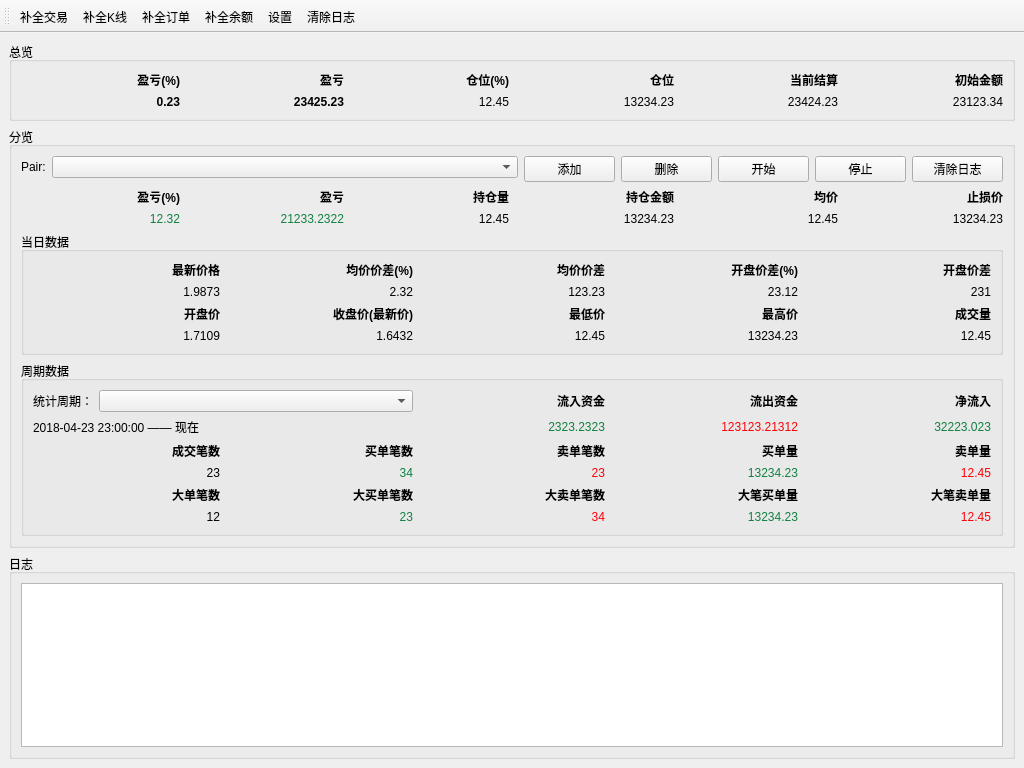
<?xml version="1.0" encoding="UTF-8"?>
<ui version="4.0">
 <class>MainWindow</class>
 <widget class="QMainWindow" name="MainWindow">
  <property name="geometry">
   <rect>
    <x>0</x>
    <y>0</y>
    <width>1024</width>
    <height>768</height>
   </rect>
  </property>
  <property name="windowTitle">
   <string>OKEx Dashboard</string>
  </property>
  <widget class="QWidget" name="centralwidget">
   <layout class="QVBoxLayout" name="verticalLayout_3">
    <item>
     <widget class="QGroupBox" name="groupBox">
      <property name="title">
       <string>总览</string>
      </property>
      <layout class="QHBoxLayout" name="horizontalLayout_5">
       <item>
        <layout class="QGridLayout" name="gridLayout">
         <item row="0" column="0">
          <widget class="QLabel" name="label_6">
           <property name="font">
            <font>
             <weight>75</weight>
             <bold>true</bold>
            </font>
           </property>
           <property name="text">
            <string>盈亏(%)</string>
           </property>
           <property name="alignment">
            <set>Qt::AlignRight|Qt::AlignTrailing|Qt::AlignVCenter</set>
           </property>
          </widget>
         </item>
         <item row="0" column="1">
          <widget class="QLabel" name="label_5">
           <property name="font">
            <font>
             <weight>75</weight>
             <bold>true</bold>
            </font>
           </property>
           <property name="text">
            <string>盈亏</string>
           </property>
           <property name="alignment">
            <set>Qt::AlignRight|Qt::AlignTrailing|Qt::AlignVCenter</set>
           </property>
          </widget>
         </item>
         <item row="0" column="2">
          <widget class="QLabel" name="label_2">
           <property name="font">
            <font>
             <weight>75</weight>
             <bold>true</bold>
            </font>
           </property>
           <property name="text">
            <string>仓位(%)</string>
           </property>
           <property name="alignment">
            <set>Qt::AlignRight|Qt::AlignTrailing|Qt::AlignVCenter</set>
           </property>
          </widget>
         </item>
         <item row="0" column="3">
          <widget class="QLabel" name="label">
           <property name="font">
            <font>
             <weight>75</weight>
             <bold>true</bold>
            </font>
           </property>
           <property name="text">
            <string>仓位</string>
           </property>
           <property name="alignment">
            <set>Qt::AlignRight|Qt::AlignTrailing|Qt::AlignVCenter</set>
           </property>
          </widget>
         </item>
         <item row="0" column="4">
          <widget class="QLabel" name="label_4">
           <property name="font">
            <font>
             <weight>75</weight>
             <bold>true</bold>
            </font>
           </property>
           <property name="text">
            <string>当前结算</string>
           </property>
           <property name="alignment">
            <set>Qt::AlignRight|Qt::AlignTrailing|Qt::AlignVCenter</set>
           </property>
          </widget>
         </item>
         <item row="0" column="5">
          <widget class="QLabel" name="label_3">
           <property name="font">
            <font>
             <weight>75</weight>
             <bold>true</bold>
            </font>
           </property>
           <property name="text">
            <string>初始金额</string>
           </property>
           <property name="alignment">
            <set>Qt::AlignRight|Qt::AlignTrailing|Qt::AlignVCenter</set>
           </property>
          </widget>
         </item>
         <item row="1" column="0">
          <widget class="QLabel" name="total_profit_percent_label">
           <property name="font">
            <font>
             <weight>75</weight>
             <bold>true</bold>
            </font>
           </property>
           <property name="text">
            <string>0.23</string>
           </property>
           <property name="alignment">
            <set>Qt::AlignRight|Qt::AlignTrailing|Qt::AlignVCenter</set>
           </property>
          </widget>
         </item>
         <item row="1" column="1">
          <widget class="QLabel" name="total_profit_usdt_label">
           <property name="font">
            <font>
             <weight>75</weight>
             <bold>true</bold>
            </font>
           </property>
           <property name="text">
            <string>23425.23</string>
           </property>
           <property name="alignment">
            <set>Qt::AlignRight|Qt::AlignTrailing|Qt::AlignVCenter</set>
           </property>
          </widget>
         </item>
         <item row="1" column="2">
          <widget class="QLabel" name="total_position_percent_label">
           <property name="text">
            <string>12.45</string>
           </property>
           <property name="alignment">
            <set>Qt::AlignRight|Qt::AlignTrailing|Qt::AlignVCenter</set>
           </property>
          </widget>
         </item>
         <item row="1" column="3">
          <widget class="QLabel" name="total_postion_usdt_label">
           <property name="text">
            <string>13234.23</string>
           </property>
           <property name="alignment">
            <set>Qt::AlignRight|Qt::AlignTrailing|Qt::AlignVCenter</set>
           </property>
          </widget>
         </item>
         <item row="1" column="4">
          <widget class="QLabel" name="total_settle_label">
           <property name="text">
            <string>23424.23</string>
           </property>
           <property name="alignment">
            <set>Qt::AlignRight|Qt::AlignTrailing|Qt::AlignVCenter</set>
           </property>
          </widget>
         </item>
         <item row="1" column="5">
          <widget class="QLabel" name="init_balance_label">
           <property name="text">
            <string>23123.34</string>
           </property>
           <property name="alignment">
            <set>Qt::AlignRight|Qt::AlignTrailing|Qt::AlignVCenter</set>
           </property>
          </widget>
         </item>
        </layout>
       </item>
      </layout>
     </widget>
    </item>
    <item>
     <widget class="QGroupBox" name="groupBox_2">
      <property name="title">
       <string>分览</string>
      </property>
      <layout class="QVBoxLayout" name="verticalLayout">
       <item>
        <layout class="QHBoxLayout" name="horizontalLayout">
         <item>
          <layout class="QFormLayout" name="formLayout">
           <property name="sizeConstraint">
            <enum>QLayout::SetMinimumSize</enum>
           </property>
           <item row="0" column="0">
            <widget class="QLabel" name="pairLabel_2">
             <property name="text">
              <string>Pair:</string>
             </property>
            </widget>
           </item>
           <item row="0" column="1">
            <widget class="QComboBox" name="pair_combobox"/>
           </item>
          </layout>
         </item>
         <item>
          <widget class="QPushButton" name="add_button">
           <property name="minimumSize">
            <size>
             <width>91</width>
             <height>0</height>
            </size>
           </property>
           <property name="maximumSize">
            <size>
             <width>91</width>
             <height>16777215</height>
            </size>
           </property>
           <property name="text">
            <string>添加</string>
           </property>
          </widget>
         </item>
         <item>
          <widget class="QPushButton" name="del_button">
           <property name="maximumSize">
            <size>
             <width>91</width>
             <height>16777215</height>
            </size>
           </property>
           <property name="text">
            <string>删除</string>
           </property>
          </widget>
         </item>
         <item>
          <widget class="QPushButton" name="start_button">
           <property name="maximumSize">
            <size>
             <width>91</width>
             <height>16777215</height>
            </size>
           </property>
           <property name="text">
            <string>开始</string>
           </property>
          </widget>
         </item>
         <item>
          <widget class="QPushButton" name="stop_button">
           <property name="maximumSize">
            <size>
             <width>91</width>
             <height>16777215</height>
            </size>
           </property>
           <property name="text">
            <string>停止</string>
           </property>
          </widget>
         </item>
         <item>
          <widget class="QPushButton" name="clear_button">
           <property name="maximumSize">
            <size>
             <width>91</width>
             <height>16777215</height>
            </size>
           </property>
           <property name="text">
            <string>清除日志</string>
           </property>
          </widget>
         </item>
        </layout>
       </item>
       <item>
        <layout class="QGridLayout" name="gridLayout_2">
         <item row="0" column="0">
          <widget class="QLabel" name="label_22">
           <property name="font">
            <font>
             <weight>75</weight>
             <bold>true</bold>
            </font>
           </property>
           <property name="text">
            <string>盈亏(%)</string>
           </property>
           <property name="alignment">
            <set>Qt::AlignRight|Qt::AlignTrailing|Qt::AlignVCenter</set>
           </property>
          </widget>
         </item>
         <item row="0" column="1">
          <widget class="QLabel" name="label_23">
           <property name="font">
            <font>
             <weight>75</weight>
             <bold>true</bold>
            </font>
           </property>
           <property name="text">
            <string>盈亏</string>
           </property>
           <property name="alignment">
            <set>Qt::AlignRight|Qt::AlignTrailing|Qt::AlignVCenter</set>
           </property>
          </widget>
         </item>
         <item row="0" column="2">
          <widget class="QLabel" name="label_14">
           <property name="font">
            <font>
             <weight>75</weight>
             <bold>true</bold>
            </font>
           </property>
           <property name="text">
            <string>持仓量</string>
           </property>
           <property name="alignment">
            <set>Qt::AlignRight|Qt::AlignTrailing|Qt::AlignVCenter</set>
           </property>
          </widget>
         </item>
         <item row="0" column="3">
          <widget class="QLabel" name="label_15">
           <property name="font">
            <font>
             <weight>75</weight>
             <bold>true</bold>
            </font>
           </property>
           <property name="text">
            <string>持仓金额</string>
           </property>
           <property name="alignment">
            <set>Qt::AlignRight|Qt::AlignTrailing|Qt::AlignVCenter</set>
           </property>
          </widget>
         </item>
         <item row="0" column="4">
          <widget class="QLabel" name="label_18">
           <property name="font">
            <font>
             <weight>75</weight>
             <bold>true</bold>
            </font>
           </property>
           <property name="text">
            <string>均价</string>
           </property>
           <property name="alignment">
            <set>Qt::AlignRight|Qt::AlignTrailing|Qt::AlignVCenter</set>
           </property>
          </widget>
         </item>
         <item row="0" column="5">
          <widget class="QLabel" name="label_19">
           <property name="font">
            <font>
             <weight>75</weight>
             <bold>true</bold>
            </font>
           </property>
           <property name="text">
            <string>止损价</string>
           </property>
           <property name="alignment">
            <set>Qt::AlignRight|Qt::AlignTrailing|Qt::AlignVCenter</set>
           </property>
          </widget>
         </item>
         <item row="1" column="0">
          <widget class="QLabel" name="coin_profit_percent_label">
           <property name="styleSheet">
            <string notr="true">color: rgb(16, 128, 64);</string>
           </property>
           <property name="text">
            <string>12.32</string>
           </property>
           <property name="alignment">
            <set>Qt::AlignRight|Qt::AlignTrailing|Qt::AlignVCenter</set>
           </property>
          </widget>
         </item>
         <item row="1" column="1">
          <widget class="QLabel" name="coin_profit_usdt_label">
           <property name="styleSheet">
            <string notr="true">color: rgb(16, 128, 64);</string>
           </property>
           <property name="text">
            <string>21233.2322</string>
           </property>
           <property name="alignment">
            <set>Qt::AlignRight|Qt::AlignTrailing|Qt::AlignVCenter</set>
           </property>
          </widget>
         </item>
         <item row="1" column="2">
          <widget class="QLabel" name="coin_position_amount_label">
           <property name="text">
            <string>12.45</string>
           </property>
           <property name="alignment">
            <set>Qt::AlignRight|Qt::AlignTrailing|Qt::AlignVCenter</set>
           </property>
          </widget>
         </item>
         <item row="1" column="3">
          <widget class="QLabel" name="coin_position_usdt_label">
           <property name="text">
            <string>13234.23</string>
           </property>
           <property name="alignment">
            <set>Qt::AlignRight|Qt::AlignTrailing|Qt::AlignVCenter</set>
           </property>
          </widget>
         </item>
         <item row="1" column="4">
          <widget class="QLabel" name="coin_average_label">
           <property name="text">
            <string>12.45</string>
           </property>
           <property name="alignment">
            <set>Qt::AlignRight|Qt::AlignTrailing|Qt::AlignVCenter</set>
           </property>
          </widget>
         </item>
         <item row="1" column="5">
          <widget class="QLabel" name="coin_stop_loss_label">
           <property name="text">
            <string>13234.23</string>
           </property>
           <property name="alignment">
            <set>Qt::AlignRight|Qt::AlignTrailing|Qt::AlignVCenter</set>
           </property>
          </widget>
         </item>
        </layout>
       </item>
       <item>
        <widget class="QGroupBox" name="groupBox_6">
         <property name="title">
          <string>当日数据</string>
         </property>
         <layout class="QHBoxLayout" name="horizontalLayout_4">
          <item>
           <layout class="QGridLayout" name="gridLayout_4">
            <item row="3" column="4">
             <widget class="QLabel" name="coin_vol_label">
              <property name="text">
               <string>12.45</string>
              </property>
              <property name="alignment">
               <set>Qt::AlignRight|Qt::AlignTrailing|Qt::AlignVCenter</set>
              </property>
             </widget>
            </item>
            <item row="3" column="3">
             <widget class="QLabel" name="coin_highest_label">
              <property name="text">
               <string>13234.23</string>
              </property>
              <property name="alignment">
               <set>Qt::AlignRight|Qt::AlignTrailing|Qt::AlignVCenter</set>
              </property>
             </widget>
            </item>
            <item row="2" column="1">
             <widget class="QLabel" name="label_82">
              <property name="font">
               <font>
                <weight>75</weight>
                <bold>true</bold>
               </font>
              </property>
              <property name="text">
               <string>收盘价(最新价)</string>
              </property>
              <property name="alignment">
               <set>Qt::AlignRight|Qt::AlignTrailing|Qt::AlignVCenter</set>
              </property>
             </widget>
            </item>
            <item row="2" column="4">
             <widget class="QLabel" name="label_85">
              <property name="font">
               <font>
                <weight>75</weight>
                <bold>true</bold>
               </font>
              </property>
              <property name="text">
               <string>成交量</string>
              </property>
              <property name="alignment">
               <set>Qt::AlignRight|Qt::AlignTrailing|Qt::AlignVCenter</set>
              </property>
             </widget>
            </item>
            <item row="3" column="0">
             <widget class="QLabel" name="coin_open_label">
              <property name="text">
               <string>1.7109</string>
              </property>
              <property name="alignment">
               <set>Qt::AlignRight|Qt::AlignTrailing|Qt::AlignVCenter</set>
              </property>
             </widget>
            </item>
            <item row="3" column="1">
             <widget class="QLabel" name="coin_close_label">
              <property name="text">
               <string>1.6432</string>
              </property>
              <property name="alignment">
               <set>Qt::AlignRight|Qt::AlignTrailing|Qt::AlignVCenter</set>
              </property>
             </widget>
            </item>
            <item row="2" column="3">
             <widget class="QLabel" name="label_84">
              <property name="font">
               <font>
                <weight>75</weight>
                <bold>true</bold>
               </font>
              </property>
              <property name="text">
               <string>最高价</string>
              </property>
              <property name="alignment">
               <set>Qt::AlignRight|Qt::AlignTrailing|Qt::AlignVCenter</set>
              </property>
             </widget>
            </item>
            <item row="2" column="2">
             <widget class="QLabel" name="label_83">
              <property name="font">
               <font>
                <weight>75</weight>
                <bold>true</bold>
               </font>
              </property>
              <property name="text">
               <string>最低价</string>
              </property>
              <property name="alignment">
               <set>Qt::AlignRight|Qt::AlignTrailing|Qt::AlignVCenter</set>
              </property>
             </widget>
            </item>
            <item row="1" column="2">
             <widget class="QLabel" name="coin_avg_diff_usdt_label">
              <property name="text">
               <string>123.23</string>
              </property>
              <property name="alignment">
               <set>Qt::AlignRight|Qt::AlignTrailing|Qt::AlignVCenter</set>
              </property>
             </widget>
            </item>
            <item row="1" column="3">
             <widget class="QLabel" name="coin_open_diff_percent_label">
              <property name="text">
               <string>23.12</string>
              </property>
              <property name="alignment">
               <set>Qt::AlignRight|Qt::AlignTrailing|Qt::AlignVCenter</set>
              </property>
             </widget>
            </item>
            <item row="0" column="3">
             <widget class="QLabel" name="label_74">
              <property name="font">
               <font>
                <weight>75</weight>
                <bold>true</bold>
               </font>
              </property>
              <property name="text">
               <string>开盘价差(%)</string>
              </property>
              <property name="alignment">
               <set>Qt::AlignRight|Qt::AlignTrailing|Qt::AlignVCenter</set>
              </property>
             </widget>
            </item>
            <item row="1" column="4">
             <widget class="QLabel" name="coin_open_diff_usdt_label">
              <property name="text">
               <string>231</string>
              </property>
              <property name="alignment">
               <set>Qt::AlignRight|Qt::AlignTrailing|Qt::AlignVCenter</set>
              </property>
             </widget>
            </item>
            <item row="0" column="2">
             <widget class="QLabel" name="label_73">
              <property name="font">
               <font>
                <weight>75</weight>
                <bold>true</bold>
               </font>
              </property>
              <property name="text">
               <string>均价价差</string>
              </property>
              <property name="alignment">
               <set>Qt::AlignRight|Qt::AlignTrailing|Qt::AlignVCenter</set>
              </property>
             </widget>
            </item>
            <item row="0" column="0">
             <widget class="QLabel" name="label_71">
              <property name="font">
               <font>
                <weight>75</weight>
                <bold>true</bold>
               </font>
              </property>
              <property name="text">
               <string>最新价格</string>
              </property>
              <property name="alignment">
               <set>Qt::AlignRight|Qt::AlignTrailing|Qt::AlignVCenter</set>
              </property>
             </widget>
            </item>
            <item row="2" column="0">
             <widget class="QLabel" name="label_81">
              <property name="font">
               <font>
                <weight>75</weight>
                <bold>true</bold>
               </font>
              </property>
              <property name="text">
               <string>开盘价</string>
              </property>
              <property name="alignment">
               <set>Qt::AlignRight|Qt::AlignTrailing|Qt::AlignVCenter</set>
              </property>
             </widget>
            </item>
            <item row="0" column="4">
             <widget class="QLabel" name="label_75">
              <property name="font">
               <font>
                <weight>75</weight>
                <bold>true</bold>
               </font>
              </property>
              <property name="text">
               <string>开盘价差</string>
              </property>
              <property name="alignment">
               <set>Qt::AlignRight|Qt::AlignTrailing|Qt::AlignVCenter</set>
              </property>
             </widget>
            </item>
            <item row="1" column="0">
             <widget class="QLabel" name="coin_ticker_price_label">
              <property name="text">
               <string>1.9873</string>
              </property>
              <property name="alignment">
               <set>Qt::AlignRight|Qt::AlignTrailing|Qt::AlignVCenter</set>
              </property>
             </widget>
            </item>
            <item row="1" column="1">
             <widget class="QLabel" name="coin_avg_diff_percent_label">
              <property name="text">
               <string>2.32</string>
              </property>
              <property name="alignment">
               <set>Qt::AlignRight|Qt::AlignTrailing|Qt::AlignVCenter</set>
              </property>
             </widget>
            </item>
            <item row="0" column="1">
             <widget class="QLabel" name="label_72">
              <property name="font">
               <font>
                <weight>75</weight>
                <bold>true</bold>
               </font>
              </property>
              <property name="text">
               <string>均价价差(%)</string>
              </property>
              <property name="alignment">
               <set>Qt::AlignRight|Qt::AlignTrailing|Qt::AlignVCenter</set>
              </property>
             </widget>
            </item>
            <item row="3" column="2">
             <widget class="QLabel" name="coin_lowest_label">
              <property name="text">
               <string>12.45</string>
              </property>
              <property name="alignment">
               <set>Qt::AlignRight|Qt::AlignTrailing|Qt::AlignVCenter</set>
              </property>
             </widget>
            </item>
           </layout>
          </item>
         </layout>
        </widget>
       </item>
       <item>
        <widget class="QGroupBox" name="groupBox_5">
         <property name="title">
          <string>周期数据</string>
         </property>
         <layout class="QHBoxLayout" name="horizontalLayout_3">
          <item>
           <layout class="QGridLayout" name="gridLayout_3">
            <item row="5" column="3">
             <widget class="QLabel" name="coin_buy_vol_big_label">
              <property name="styleSheet">
               <string notr="true">color: rgb(16, 128, 64);</string>
              </property>
              <property name="text">
               <string>13234.23</string>
              </property>
              <property name="alignment">
               <set>Qt::AlignRight|Qt::AlignTrailing|Qt::AlignVCenter</set>
              </property>
             </widget>
            </item>
            <item row="5" column="4">
             <widget class="QLabel" name="coin_sell_vol_big_label">
              <property name="styleSheet">
               <string notr="true">color: rgb(252, 1, 7);</string>
              </property>
              <property name="text">
               <string>12.45</string>
              </property>
              <property name="alignment">
               <set>Qt::AlignRight|Qt::AlignTrailing|Qt::AlignVCenter</set>
              </property>
             </widget>
            </item>
            <item row="0" column="0" colspan="2">
             <layout class="QFormLayout" name="formLayout_2">
              <property name="sizeConstraint">
               <enum>QLayout::SetMinimumSize</enum>
              </property>
              <property name="formAlignment">
               <set>Qt::AlignCenter</set>
              </property>
              <item row="0" column="0">
               <widget class="QLabel" name="pairLabel_3">
                <property name="text">
                 <string>统计周期：</string>
                </property>
               </widget>
              </item>
              <item row="0" column="1">
               <widget class="QComboBox" name="coin_statistics_type_combobox"/>
              </item>
             </layout>
            </item>
            <item row="0" column="2">
             <widget class="QLabel" name="label_57">
              <property name="font">
               <font>
                <weight>75</weight>
                <bold>true</bold>
               </font>
              </property>
              <property name="text">
               <string>流入资金</string>
              </property>
              <property name="alignment">
               <set>Qt::AlignRight|Qt::AlignTrailing|Qt::AlignVCenter</set>
              </property>
             </widget>
            </item>
            <item row="0" column="3">
             <widget class="QLabel" name="label_59">
              <property name="font">
               <font>
                <weight>75</weight>
                <bold>true</bold>
               </font>
              </property>
              <property name="text">
               <string>流出资金</string>
              </property>
              <property name="alignment">
               <set>Qt::AlignRight|Qt::AlignTrailing|Qt::AlignVCenter</set>
              </property>
             </widget>
            </item>
            <item row="0" column="4">
             <widget class="QLabel" name="label_61">
              <property name="font">
               <font>
                <weight>75</weight>
                <bold>true</bold>
               </font>
              </property>
              <property name="text">
               <string>净流入</string>
              </property>
              <property name="alignment">
               <set>Qt::AlignRight|Qt::AlignTrailing|Qt::AlignVCenter</set>
              </property>
             </widget>
            </item>
            <item row="1" column="2">
             <widget class="QLabel" name="coin_statistics_inflow_label">
              <property name="styleSheet">
               <string notr="true">color: rgb(16, 128, 64);</string>
              </property>
              <property name="text">
               <string>2323.2323</string>
              </property>
              <property name="alignment">
               <set>Qt::AlignRight|Qt::AlignTrailing|Qt::AlignVCenter</set>
              </property>
             </widget>
            </item>
            <item row="1" column="3">
             <widget class="QLabel" name="coin_statistics_outflow_label">
              <property name="styleSheet">
               <string notr="true">color: rgb(252, 1, 7);</string>
              </property>
              <property name="text">
               <string>123123.21312</string>
              </property>
              <property name="alignment">
               <set>Qt::AlignRight|Qt::AlignTrailing|Qt::AlignVCenter</set>
              </property>
             </widget>
            </item>
            <item row="1" column="4">
             <widget class="QLabel" name="coin_statistics_net_inflow_label">
              <property name="styleSheet">
               <string notr="true">color: rgb(16, 128, 64);</string>
              </property>
              <property name="text">
               <string>32223.023</string>
              </property>
              <property name="alignment">
               <set>Qt::AlignRight|Qt::AlignTrailing|Qt::AlignVCenter</set>
              </property>
             </widget>
            </item>
            <item row="2" column="0">
             <widget class="QLabel" name="label_42">
              <property name="font">
               <font>
                <weight>75</weight>
                <bold>true</bold>
               </font>
              </property>
              <property name="text">
               <string>成交笔数</string>
              </property>
              <property name="alignment">
               <set>Qt::AlignRight|Qt::AlignTrailing|Qt::AlignVCenter</set>
              </property>
             </widget>
            </item>
            <item row="2" column="1">
             <widget class="QLabel" name="label_43">
              <property name="font">
               <font>
                <weight>75</weight>
                <bold>true</bold>
               </font>
              </property>
              <property name="text">
               <string>买单笔数</string>
              </property>
              <property name="alignment">
               <set>Qt::AlignRight|Qt::AlignTrailing|Qt::AlignVCenter</set>
              </property>
             </widget>
            </item>
            <item row="2" column="2">
             <widget class="QLabel" name="label_38">
              <property name="font">
               <font>
                <weight>75</weight>
                <bold>true</bold>
               </font>
              </property>
              <property name="text">
               <string>卖单笔数</string>
              </property>
              <property name="alignment">
               <set>Qt::AlignRight|Qt::AlignTrailing|Qt::AlignVCenter</set>
              </property>
             </widget>
            </item>
            <item row="2" column="3">
             <widget class="QLabel" name="label_37">
              <property name="font">
               <font>
                <weight>75</weight>
                <bold>true</bold>
               </font>
              </property>
              <property name="text">
               <string>买单量</string>
              </property>
              <property name="alignment">
               <set>Qt::AlignRight|Qt::AlignTrailing|Qt::AlignVCenter</set>
              </property>
             </widget>
            </item>
            <item row="2" column="4">
             <widget class="QLabel" name="label_41">
              <property name="font">
               <font>
                <weight>75</weight>
                <bold>true</bold>
               </font>
              </property>
              <property name="text">
               <string>卖单量</string>
              </property>
              <property name="alignment">
               <set>Qt::AlignRight|Qt::AlignTrailing|Qt::AlignVCenter</set>
              </property>
             </widget>
            </item>
            <item row="3" column="0">
             <widget class="QLabel" name="coin_trade_count_label">
              <property name="text">
               <string>23</string>
              </property>
              <property name="alignment">
               <set>Qt::AlignRight|Qt::AlignTrailing|Qt::AlignVCenter</set>
              </property>
             </widget>
            </item>
            <item row="3" column="1">
             <widget class="QLabel" name="coin_buy_count_label">
              <property name="styleSheet">
               <string notr="true">color: rgb(16, 128, 64);</string>
              </property>
              <property name="text">
               <string>34</string>
              </property>
              <property name="alignment">
               <set>Qt::AlignRight|Qt::AlignTrailing|Qt::AlignVCenter</set>
              </property>
             </widget>
            </item>
            <item row="3" column="2">
             <widget class="QLabel" name="coin_sell_count_label">
              <property name="styleSheet">
               <string notr="true">color: rgb(252, 1, 7);</string>
              </property>
              <property name="text">
               <string>23</string>
              </property>
              <property name="alignment">
               <set>Qt::AlignRight|Qt::AlignTrailing|Qt::AlignVCenter</set>
              </property>
             </widget>
            </item>
            <item row="3" column="3">
             <widget class="QLabel" name="coin_buy_vol_label">
              <property name="styleSheet">
               <string notr="true">color: rgb(16, 128, 64);</string>
              </property>
              <property name="text">
               <string>13234.23</string>
              </property>
              <property name="alignment">
               <set>Qt::AlignRight|Qt::AlignTrailing|Qt::AlignVCenter</set>
              </property>
             </widget>
            </item>
            <item row="3" column="4">
             <widget class="QLabel" name="coin_sell_vol_label">
              <property name="styleSheet">
               <string notr="true">color: rgb(252, 1, 7);</string>
              </property>
              <property name="text">
               <string>12.45</string>
              </property>
              <property name="alignment">
               <set>Qt::AlignRight|Qt::AlignTrailing|Qt::AlignVCenter</set>
              </property>
             </widget>
            </item>
            <item row="4" column="0">
             <widget class="QLabel" name="label_52">
              <property name="font">
               <font>
                <weight>75</weight>
                <bold>true</bold>
               </font>
              </property>
              <property name="text">
               <string>大单笔数</string>
              </property>
              <property name="alignment">
               <set>Qt::AlignRight|Qt::AlignTrailing|Qt::AlignVCenter</set>
              </property>
             </widget>
            </item>
            <item row="4" column="1">
             <widget class="QLabel" name="label_53">
              <property name="font">
               <font>
                <weight>75</weight>
                <bold>true</bold>
               </font>
              </property>
              <property name="text">
               <string>大买单笔数</string>
              </property>
              <property name="alignment">
               <set>Qt::AlignRight|Qt::AlignTrailing|Qt::AlignVCenter</set>
              </property>
             </widget>
            </item>
            <item row="4" column="2">
             <widget class="QLabel" name="label_48">
              <property name="font">
               <font>
                <weight>75</weight>
                <bold>true</bold>
               </font>
              </property>
              <property name="text">
               <string>大卖单笔数</string>
              </property>
              <property name="alignment">
               <set>Qt::AlignRight|Qt::AlignTrailing|Qt::AlignVCenter</set>
              </property>
             </widget>
            </item>
            <item row="4" column="3">
             <widget class="QLabel" name="label_47">
              <property name="font">
               <font>
                <weight>75</weight>
                <bold>true</bold>
               </font>
              </property>
              <property name="text">
               <string>大笔买单量</string>
              </property>
              <property name="alignment">
               <set>Qt::AlignRight|Qt::AlignTrailing|Qt::AlignVCenter</set>
              </property>
             </widget>
            </item>
            <item row="4" column="4">
             <widget class="QLabel" name="label_51">
              <property name="font">
               <font>
                <weight>75</weight>
                <bold>true</bold>
               </font>
              </property>
              <property name="text">
               <string>大笔卖单量</string>
              </property>
              <property name="alignment">
               <set>Qt::AlignRight|Qt::AlignTrailing|Qt::AlignVCenter</set>
              </property>
             </widget>
            </item>
            <item row="5" column="0">
             <widget class="QLabel" name="coin_trade_count_big_label">
              <property name="text">
               <string>12</string>
              </property>
              <property name="alignment">
               <set>Qt::AlignRight|Qt::AlignTrailing|Qt::AlignVCenter</set>
              </property>
             </widget>
            </item>
            <item row="5" column="1">
             <widget class="QLabel" name="coin_buy_count_big_label">
              <property name="styleSheet">
               <string notr="true">color: rgb(16, 128, 64);</string>
              </property>
              <property name="text">
               <string>23</string>
              </property>
              <property name="alignment">
               <set>Qt::AlignRight|Qt::AlignTrailing|Qt::AlignVCenter</set>
              </property>
             </widget>
            </item>
            <item row="5" column="2">
             <widget class="QLabel" name="coin_sell_count_big_label">
              <property name="styleSheet">
               <string notr="true">color: rgb(252, 1, 7);</string>
              </property>
              <property name="text">
               <string>34</string>
              </property>
              <property name="alignment">
               <set>Qt::AlignRight|Qt::AlignTrailing|Qt::AlignVCenter</set>
              </property>
             </widget>
            </item>
            <item row="1" column="0" colspan="2">
             <widget class="QLabel" name="coin_statistics_time_label">
              <property name="text">
               <string>2018-04-23 23:00:00 —— 现在</string>
              </property>
             </widget>
            </item>
           </layout>
          </item>
         </layout>
        </widget>
       </item>
      </layout>
     </widget>
    </item>
    <item>
     <widget class="QGroupBox" name="groupBox_3">
      <property name="title">
       <string>日志</string>
      </property>
      <layout class="QVBoxLayout" name="verticalLayout_2">
       <item>
        <widget class="QTextEdit" name="log_edit">
         <property name="html">
          <string>&lt;!DOCTYPE HTML PUBLIC &quot;-//W3C//DTD HTML 4.0//EN&quot; &quot;http://www.w3.org/TR/REC-html40/strict.dtd&quot;&gt;
&lt;html&gt;&lt;head&gt;&lt;meta name=&quot;qrichtext&quot; content=&quot;1&quot; /&gt;&lt;style type=&quot;text/css&quot;&gt;
p, li { white-space: pre-wrap; }
&lt;/style&gt;&lt;/head&gt;&lt;body style=&quot; font-family:'.SF NS Text'; font-size:13pt; font-weight:400; font-style:normal;&quot;&gt;
&lt;p style=&quot;-qt-paragraph-type:empty; margin-top:0px; margin-bottom:0px; margin-left:0px; margin-right:0px; -qt-block-indent:0; text-indent:0px;&quot;&gt;&lt;br /&gt;&lt;/p&gt;&lt;/body&gt;&lt;/html&gt;</string>
         </property>
        </widget>
       </item>
      </layout>
     </widget>
    </item>
   </layout>
  </widget>
  <widget class="QToolBar" name="toolBar">
   <property name="windowTitle">
    <string>toolBar</string>
   </property>
   <attribute name="toolBarArea">
    <enum>TopToolBarArea</enum>
   </attribute>
   <attribute name="toolBarBreak">
    <bool>false</bool>
   </attribute>
   <addaction name="update_deals_action"/>
   <addaction name="update_kline_action"/>
   <addaction name="update_order_action"/>
   <addaction name="update_balance_action"/>
   <addaction name="setup_action"/>
   <addaction name="clear_log_action"/>
  </widget>
  <action name="update_deals_action">
   <property name="text">
    <string>补全交易</string>
   </property>
  </action>
  <action name="update_kline_action">
   <property name="text">
    <string>补全K线</string>
   </property>
  </action>
  <action name="update_order_action">
   <property name="text">
    <string>补全订单</string>
   </property>
  </action>
  <action name="update_balance_action">
   <property name="text">
    <string>补全余额</string>
   </property>
  </action>
  <action name="setup_action">
   <property name="text">
    <string>设置</string>
   </property>
  </action>
  <action name="clear_log_action">
   <property name="text">
    <string>清除日志</string>
   </property>
  </action>
 </widget>
 <tabstops>
  <tabstop>pair_combobox</tabstop>
  <tabstop>add_button</tabstop>
  <tabstop>del_button</tabstop>
  <tabstop>start_button</tabstop>
  <tabstop>stop_button</tabstop>
  <tabstop>clear_button</tabstop>
  <tabstop>coin_statistics_type_combobox</tabstop>
  <tabstop>log_edit</tabstop>
 </tabstops>
 <resources/>
 <connections/>
</ui>
